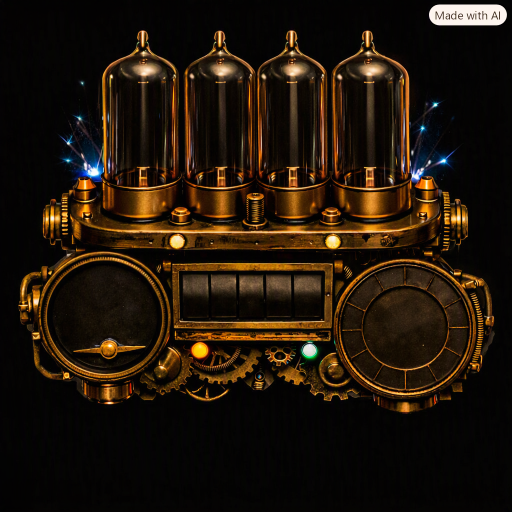
#> input picture reference/BrassBackground.png, 1024 x 1024 px (shown at 1/2 size)
$ python zoom_candidates.py
#> lines starting #> are read from the running program, lines starting #| are printed output that depends on the picture
"""Candidate LARGER layouts for the face: mockups to choose between, not shipping resources.

WHY: the shipped width-fit (scale 0.3365) keeps the whole device on screen, which leaves the tubes
~210 px wide on a 320 px screen and every readout small. The user asked for the tubes to fill the
top and the dials to fill the bottom, with the dials' outer edges allowed to run off the screen.

A single uniform scale cannot do both: the dial CENTRES sit at x 207 / 813 on the 1024 grid, so
any scale above ~0.38 pushes a dial's readout off the screen edge before the tubes fill the width.
So the "split" candidates scale the TOP band (tubes + manifold) and the BOTTOM band (dials +
counter + gears) independently and join them across the dark gap under the manifold, with a short
feathered blend so the seam has no hard line.

Every text coordinate is derived from the SHIPPED coordinates mapped back to the 1024 grid through
the old transform, then forward through the candidate's transform — so the hand nudges recorded in
SteampunkNixieView.mc are kept, not lost. Fonts are scaled by the same factor as their band.

Writes ciq/artwork/zoom/<name>.png (1x) and _zoom_compare.png (2x, side by side, current first).

DECISION RECORD: the user chose C (top 0.49 / bottom 0.43). This script is kept as the record of
the comparison that was shown; the shipping implementation of C lives in prepare_artwork.py (which
also removes the heart-rate needle, as the user asked once C was chosen). The "CURRENT" panel is
read from artwork/face_preview.png, so re-running this after the change shows C as current.
"""
import os

import numpy as np
from PIL import Image, ImageDraw, ImageFont

HERE = os.path.dirname(os.path.abspath(__file__))
SRC = os.path.join(HERE, "..", "reference", "BrassBackground.png")
OUT = os.path.join(HERE, "artwork", "zoom")
os.makedirs(OUT, exist_ok=True)
W, H = 320, 360
SERIF_BD = r"C:\Windows\Fonts\timesbd.ttf"
SERIF = r"C:\Windows\Fonts\georgia.ttf"

src = Image.open(SRC).convert("RGB")
#> src is the input picture: PIL image 1024x1024 RGB; mean R, G, B 33.4, 21.8, 10.3
ImageDraw.Draw(src).rectangle((820, 0, 1024, 62), fill=(0, 0, 0))   # watermark
SW, SH = src.size
#> SW = 1024; SH = 1024

# ---- shipped state (old transform: screen = src*0.3365 + (-12, +31)) -> 1024 grid
OLD_S, OLD_OX, OLD_OY = 0.3365, -12, 31


def to_src(x, y):
    return (x - OLD_OX) / OLD_S, (y - OLD_OY) / OLD_S


SHIPPED = {  # name: (screen x, screen y, font, band)
    "t0": (83, 117, "time", "top"), "t1": (136, 117, "time", "top"),
    "t2": (183, 117, "time", "top"), "t3": (239, 117, "time", "top"),
    "s0": (138, 233, "step", "bot"), "s1": (158, 230, "step", "bot"),
    "s2": (177, 230, "step", "bot"), "s3": (196, 230, "step", "bot"),
    "hr": (58, 229, "mid", "bot"), "bpm": (58, 256, "label", "bot"),
    "wd": (262, 221, "label", "bot"), "day": (262, 253, "small", "bot"),
    "mon": (262, 282, "label", "bot"),
}
TEXT = {"t0": "1", "t1": "0", "t2": "0", "t3": "9", "s0": "8", "s1": "3", "s2": "4", "s3": "2",
        "hr": "72", "bpm": "BPM", "wd": "WED", "day": "30", "mon": "SEP"}
# shipped font point sizes / condense (make_fonts.py)
FONTS = {"time": (76, 0.58, SERIF_BD), "small": (48, 0.62, SERIF_BD), "mid": (43, 0.62, SERIF_BD),
         "step": (34, 0.62, SERIF_BD), "label": (16, 0.88, SERIF)}
INK = {"time": (234, 246, 255), "small": (255, 243, 216), "mid": (255, 243, 216),
       "step": (255, 243, 216), "label": (255, 216, 160)}
GLOW1, GLOW2 = (0x2F, 0x6E, 0xA8), (0x15, 0x33, 0x4F)

CX = 512          # horizontal centre of the device on the 1024 grid
SEAM = 506        # source y of the join: the dark gap between the manifold and the dial tops


class Layout:
    """Top band: screen = (src - CX)*st + 160, src_y*st + oy.  Bottom band continues from the seam."""

    def __init__(self, name, st, sb, top_y=4, sb_y_extra=0):
        self.name, self.st, self.sb = name, st, sb
        self.oy = top_y - 60 * st            # src y 60 = tip of the tube nipples
        self.seam_y = SEAM * st + self.oy + sb_y_extra

    def map(self, x, y, band):
        if band == "top":
            return (x - CX) * self.st + 160, y * self.st + self.oy
        return (x - CX) * self.sb + 160, (y - SEAM) * self.sb + self.seam_y

    def background(self):
        canvas = Image.new("RGB", (W, H), (0, 0, 0))
        for band, s in (("bot", self.sb), ("top", self.st)):
            big = src.resize((round(SW * s), round(SH * s)), Image.LANCZOS)
            ox, oy = self.map(0, 0, band)
            layer = Image.new("RGB", (W, H), (0, 0, 0))
            layer.paste(big, (round(ox), round(oy)))
            if band == "bot":
                canvas = layer
                continue
            # top band over the bottom: opaque above the seam, 8 px linear feather below it
            seam = round(self.seam_y)
            m = np.zeros((H, W), np.float32)
            m[:seam - 4] = 1.0
            for i in range(8):
                r = seam - 4 + i
                if 0 <= r < H:
                    m[r] = 1.0 - (i + 1) / 9
            mask = Image.fromarray((m * 255).astype(np.uint8), "L")
            canvas = Image.composite(layer, canvas, mask)
        return canvas


def glyph_run(text, px, condense, face):
    f = ImageFont.truetype(face, px)
    out = []
    for ch in text:
        c = Image.new("L", (px * 3, px * 3), 0)
        ImageDraw.Draw(c).text((6, 6 + px), ch, font=f, fill=255, anchor="ls")
        bb = c.getbbox()
        g = c.crop(bb)
        out.append((g.resize((max(1, round(g.width * condense)), g.height), Image.LANCZOS),
                    bb[3]))  # bottom = baseline-ish for alignment
    return out


def draw_centred(canvas, text, cx, cy, px, condense, face, colour):
    gl = glyph_run(text, px, condense, face)
    total = sum(g.width + 1 for g, _ in gl) - 1
    hgt = max(g.height for g, _ in gl)
    x = round(cx - total / 2)
    for g, _ in gl:
        y = round(cy - hgt / 2) + (hgt - g.height)       # bottom-aligned glyphs
        canvas.paste(Image.new("RGB", g.size, colour), (x, y), g)
        x += g.width + 1
    return hgt


def render(lay, glow_scale=1):
    face = lay.background()
    report = []
    k = {"top": lay.st / OLD_S, "bot": lay.sb / OLD_S}
    for key, (x, y, font, band) in SHIPPED.items():
        sx, sy = to_src(x, y)
        px, py = lay.map(sx, sy, band)
        pt, cond, ttf = FONTS[font]
        pt = round(pt * k[band])
        if font == "time":
            r2, r1 = round(2 * k[band]), max(1, round(1 * k[band]))
            for rad, col in ((r2, GLOW2), (r1, GLOW1)):
                for dx in range(-rad, rad + 1):
                    for dy in range(-rad, rad + 1):
                        if max(abs(dx), abs(dy)) == rad:
                            draw_centred(face, TEXT[key], px + dx, py + dy, pt, cond, ttf, col)
        h = draw_centred(face, TEXT[key], px, py, pt, cond, ttf, INK[font])
        report.append(f"{key}={round(px)},{round(py)} ({h}px)")
    return face, report


CANDIDATES = [
    Layout("A_uniform_038", 0.38, 0.38, top_y=4),
    Layout("B_split_046_040", 0.46, 0.40, top_y=2),
    Layout("C_split_049_043", 0.49, 0.43, top_y=0),
]

if __name__ == "__main__":
    current = Image.open(os.path.join(HERE, "artwork", "face_preview.png")).convert("RGB")
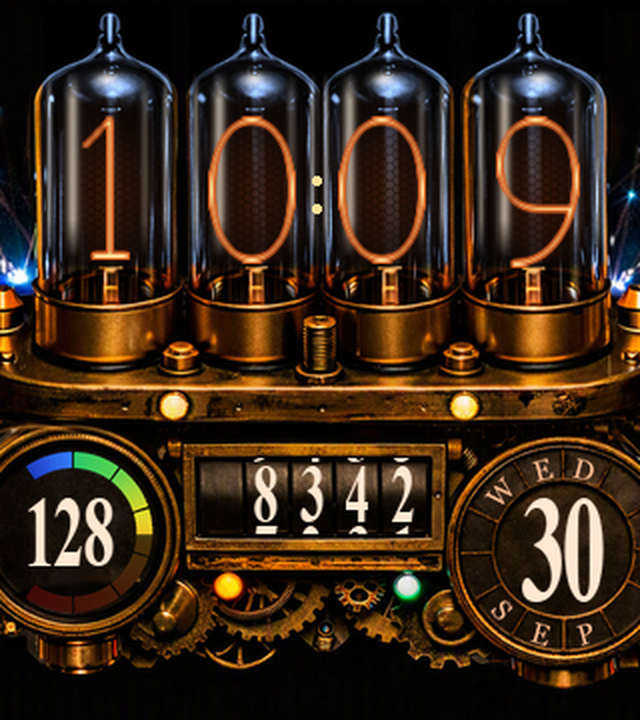
#> input picture ciq/artwork/face_preview.png, 640 x 720 px
#> current is the input picture: PIL image 640x720 RGB; mean R, G, B 56.5, 39.2, 24.4
    current = current.resize((W, H), Image.LANCZOS)
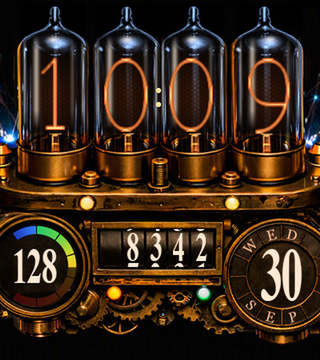
#> current: PIL image 320x360 RGB; mean R, G, B 56.5, 39.2, 24.4
    imgs = [("CURRENT (0.3365)", current)]
    for lay in CANDIDATES:
        img, rep = render(lay)
        img.save(os.path.join(OUT, lay.name + ".png"))
        print(f"{lay.name}: top {lay.st} bot {lay.sb} seam y {lay.seam_y:.0f}")
        print("   " + "  ".join(rep))
        imgs.append((f"{lay.name}  top x{lay.st / OLD_S:.2f} / bottom x{lay.sb / OLD_S:.2f}", img))
#> this loop made 3 passes
#> (printed output is left out)
#> pass 1, in render, `face = lay.background()`:
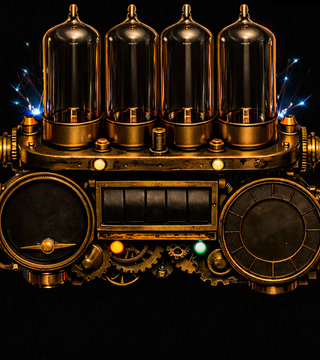
#> face: PIL image 320x360 RGB; mean R, G, B 39.3, 25.1, 10.8
#> pass 1, `img, rep = render(lay)`:
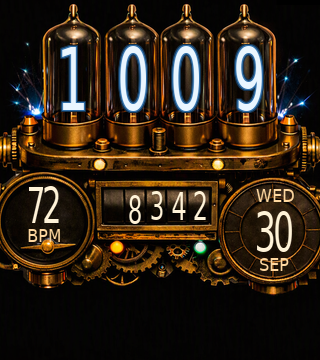
#> img: PIL image 320x360 RGB; mean R, G, B 48.2, 35.4, 22.2
#> pass 2, in render (call 2), `face = lay.background()`:
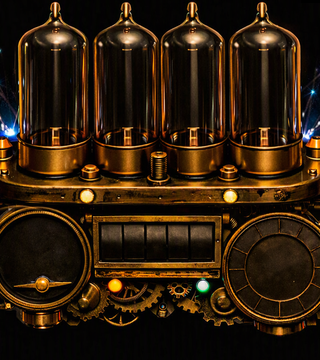
#> face: PIL image 320x360 RGB; mean R, G, B 47.6, 30, 12.6
#> after the loop:
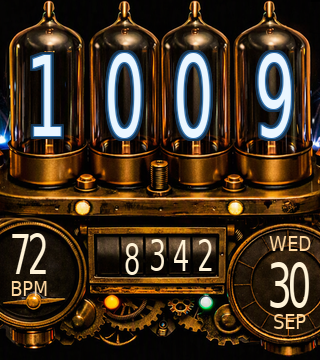
#> img: PIL image 320x360 RGB; mean R, G, B 64, 47.5, 30.5
#> after the loop, imgs = 4 items
    pad = 16
    sheet = Image.new("RGB", (len(imgs) * (W * 2 + pad) + pad, H * 2 + 34), (40, 40, 40))
#> sheet: PIL image 2640x754 RGB; every value is 40
    d = ImageDraw.Draw(sheet)
    for i, (lab, im) in enumerate(imgs):
        x = pad + i * (W * 2 + pad)
        sheet.paste(im.resize((W * 2, H * 2), Image.LANCZOS), (x, 28))
        d.text((x, 8), lab, fill=(255, 220, 120))
#> this loop made 4 passes
#> (lab, x) on passes 1 to 2: ('CURRENT (0.3365)', 16), ('A_uniform_038  top x1.13 / bottom x1.13', 672)
#> x on passes 3 to 4: 1328, 1984
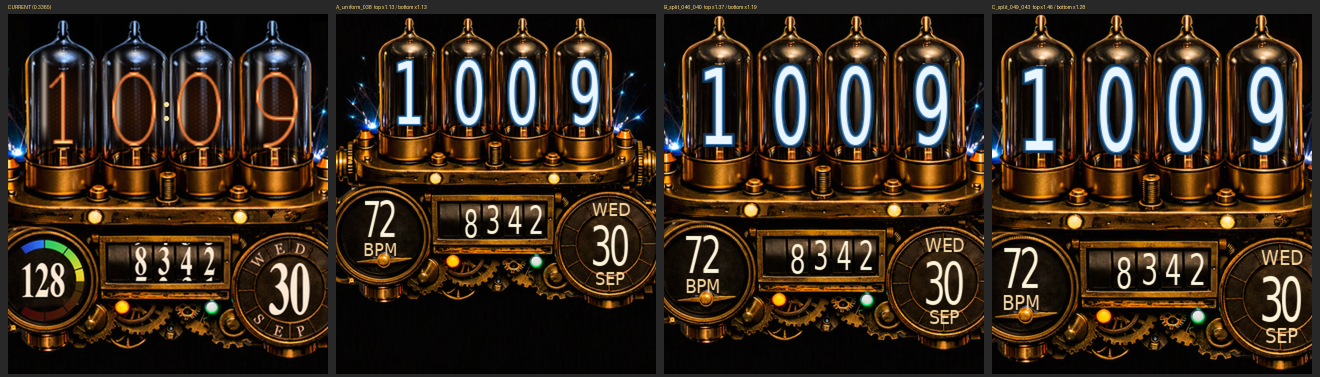
#> sheet: PIL image 2640x754 RGB (shown at 1/2 size); mean R, G, B 55.8, 41.5, 27.4
    p = os.path.join(OUT, "_zoom_compare.png")
    sheet.save(p)
    print("wrote", p)
#| wrote ciq/artwork/zoom/_zoom_compare.png
